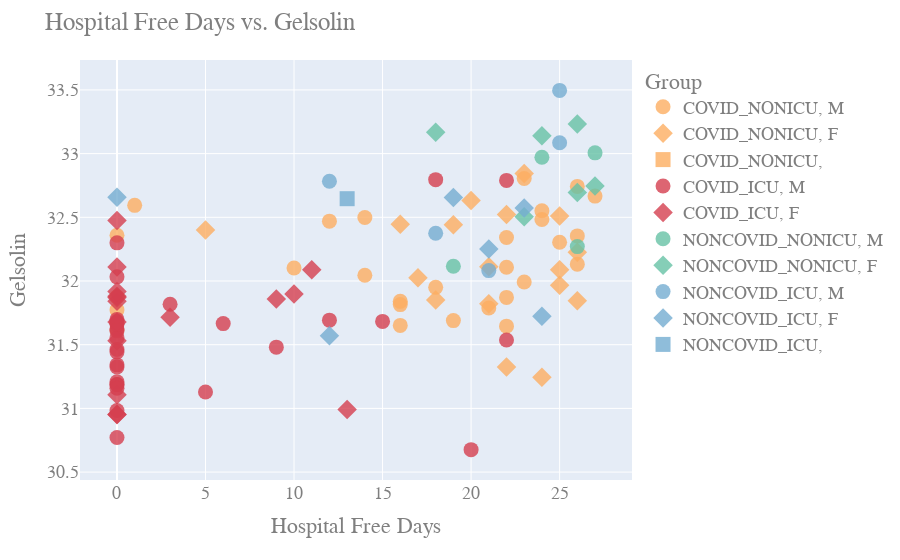

Notebook code for this chart:
### Code cell
import plotly.express as px

fig = px.scatter(proteomics_df, y="7974", x="Hospital_free_days", hover_data=['Gender', 'Age_less_than_90'],
                color=color_list,
                color_discrete_map=color_dict,
                symbol='Gender')

fig.update_traces(marker=dict(size=15, opacity=0.8))

fig.update_layout(
    title="Hospital Free Days vs. Gelsolin",
    legend_title_text='Group',
    xaxis_title='Hospital Free Days',
    yaxis_title='Gelsolin',
    showlegend=True,
    font=dict(
        family="Helvetica",
        size=18,
        color="#7f7f7f")
    )

fig.show()

### Figure 1 — Plotly figure (JSON) as saved in the notebook; plotly's stock layout.template omitted (floating-point values rounded to 4 significant figures)
{"data": [{"customdata": [["M", "39"], ["M", "63"], ["M", "33"], ["M", "49"], ["M", "49"], ["M", "45"], ["M", "37"], ["M", "48"], ["M", "54"], ["M", "51"], ["M", "81"], ["M", "68"], ["M", "87"], ["M", "71"], ["M", "62"], ["M", "55"], ["M", "49"], ["M", "84"], ["M", "81"], ["M", "82"], ["M", "55"], ["M", "80"], ["M", "27"], ["M", "67"], ["M", "80"], ["M", "49"], ["M", "51"], ["M", "81"], ["M", "84"], ["M", "83"]], "hovertemplate": "color=COVID_NONICU<br>Gender=%{customdata[0]}<br>Hospital_free_days=%{x}<br>7974=%{y}<br>Age_less_than_90=%{customdata[1]}<extra></extra>", "legendgroup": "COVID_NONICU, M", "marker": {"color": "#FDAE61", "opacity": 0.8, "size": 15, "symbol": "circle"}, "mode": "markers", "name": "COVID_NONICU, M", "showlegend": true, "type": "scatter", "x": ["0", "22", "1", "22", "10", "19", "22", "25", "16", "21", "23", "0", "26", "0", "27", "26", "26", "16", "12", "14", "22", "14", "23", "24", "18", "16", "24", "NA", "0", "NA"], "xaxis": "x", "y": [31.77, 31.87, 32.59, 32.11, 32.1, 31.69, 31.65, 32.3, 31.65, 31.79, 31.99, 31.62, 32.35, 31.88, 32.67, 32.74, 32.13, 31.81, 32.47, 32.5, 32.34, 32.05, 32.8, 32.55, 31.95, 31.84, 32.48, 31.53, 32.36, 31.79], "yaxis": "y"}, {"customdata": [["F", "38"], ["F", "52"], ["F", "70"], ["F", "64"], ["F", "58"], ["F", "58"], ["F", "35"], ["F", "33"], ["F", "30"], ["F", "54"], ["F", "66"], ["F", "77"], ["F", "50"], ["F", "85"], ["F", "75"], ["F", "52"], ["F", "90"], ["F", "86"], ["F", "29"], ["F", "24"], ["F", "74"]], "hovertemplate": "color=COVID_NONICU<br>Gender=%{customdata[0]}<br>Hospital_free_days=%{x}<br>7974=%{y}<br>Age_less_than_90=%{customdata[1]}<extra></extra>", "legendgroup": "COVID_NONICU, F", "marker": {"color": "#FDAE61", "opacity": 0.8, "size": 15, "symbol": "diamond"}, "mode": "markers", "name": "COVID_NONICU, F", "showlegend": true, "type": "scatter", "x": ["25", "20", "17", "19", "18", "21", "24", "22", "26", "21", "5", "25", "22", "NA", "NA", "25", "16", "NA", "23", "26", "NA"], "xaxis": "x", "y": [31.97, 32.63, 32.03, 32.44, 31.85, 31.82, 31.24, 31.32, 31.84, 32.11, 32.4, 32.51, 32.52, 32.08, 31.59, 32.09, 32.45, 31.84, 32.84, 32.23, 32.16], "yaxis": "y"}, {"customdata": [["", ""]], "hovertemplate": "color=COVID_NONICU<br>Gender=%{customdata[0]}<br>Hospital_free_days=%{x}<br>7974=%{y}<br>Age_less_than_90=%{customdata[1]}<extra></extra>", "legendgroup": "COVID_NONICU, ", "marker": {"color": "#FDAE61", "opacity": 0.8, "size": 15, "symbol": "square"}, "mode": "markers", "name": "COVID_NONICU, ", "showlegend": true, "type": "scatter", "x": [""], "xaxis": "x", "y": [32.12], "yaxis": "y"}, {"customdata": [["M", "78"], ["M", "62"], ["M", "50"], ["M", "55"], ["M", "68"], ["M", "62"], ["M", "66"], ["M", "43"], ["M", "76"], ["M", "55"], ["M", "55"], ["M", "63"], ["M", "54"], ["M", "50"], ["M", "72"], ["M", "68"], ["M", "66"], ["M", "74"], ["M", "46"], ["M", "62"], ["M", "78"], ["M", "73"], ["M", "37"], ["M", "65"], ["M", "57"], ["M", "79"], ["M", "37"], ["M", "71"], ["M", "74"], ["M", "62"], ["M", "61"], ["M", "76"], ["M", "71"], ["M", "58"]], "hovertemplate": "color=COVID_ICU<br>Gender=%{customdata[0]}<br>Hospital_free_days=%{x}<br>7974=%{y}<br>Age_less_than_90=%{customdata[1]}<extra></extra>", "legendgroup": "COVID_ICU, M", "marker": {"color": "#D53E4F", "opacity": 0.8, "size": 15, "symbol": "circle"}, "mode": "markers", "name": "COVID_ICU, M", "showlegend": true, "type": "scatter", "x": ["0", "0", "5", "0", "0", "18", "15", "0", "0", "6", "9", "0", "0", "0", "0", "0", "12", "3", "0", "22", "0", "0", "0", "0", "20", "0", "NA", "0", "0", "NA", "22", "NA", "NA", "NA"], "xaxis": "x", "y": [31.21, 31.46, 31.13, 31.34, 31.19, 32.8, 31.68, 31.19, 31.68, 31.67, 31.48, 31.55, 31.7, 31.16, 31.44, 31.67, 31.69, 31.82, 30.98, 31.54, 31.33, 31.62, 30.77, 32.3, 30.68, 31.61, 31.33, 31.66, 32.03, 32.13, 32.79, 32.05, 31.46, 31.59], "yaxis": "y"}, {"customdata": [["F", "64"], ["F", "41"], ["F", "71"], ["F", "63"], ["F", "80"], ["F", "21"], ["F", "83"], ["F", "62"], ["F", "72"], ["F", "62"], ["F", "78"], ["F", "39"], ["F", "55"], ["F", "73"], ["F", "55"], ["F", "82"], ["F", "81"]], "hovertemplate": "color=COVID_ICU<br>Gender=%{customdata[0]}<br>Hospital_free_days=%{x}<br>7974=%{y}<br>Age_less_than_90=%{customdata[1]}<extra></extra>", "legendgroup": "COVID_ICU, F", "marker": {"color": "#D53E4F", "opacity": 0.8, "size": 15, "symbol": "diamond"}, "mode": "markers", "name": "COVID_ICU, F", "showlegend": true, "type": "scatter", "x": ["0", "10", "0", "0", "0", "11", "0", "3", "0", "0", "0", "NA", "13", "0", "9", "0", "0"], "xaxis": "x", "y": [31.88, 31.9, 31.53, 31.68, 31.84, 32.09, 30.95, 31.72, 31.87, 31.11, 32.47, 31.23, 30.99, 30.95, 31.86, 32.11, 31.92], "yaxis": "y"}, {"customdata": [["M", "90"], ["M", "71"], ["M", "63"], ["M", "62"]], "hovertemplate": "color=NONCOVID_NONICU<br>Gender=%{customdata[0]}<br>Hospital_free_days=%{x}<br>7974=%{y}<br>Age_less_than_90=%{customdata[1]}<extra></extra>", "legendgroup": "NONCOVID_NONICU, M", "marker": {"color": "#66C2A5", "opacity": 0.8, "size": 15, "symbol": "circle"}, "mode": "markers", "name": "NONCOVID_NONICU, M", "showlegend": true, "type": "scatter", "x": ["24", "19", "26", "27"], "xaxis": "x", "y": [32.97, 32.12, 32.27, 33.01], "yaxis": "y"}, {"customdata": [["F", "54"], ["F", "83"], ["F", "49"], ["F", "58"], ["F", "42"], ["F", "32"]], "hovertemplate": "color=NONCOVID_NONICU<br>Gender=%{customdata[0]}<br>Hospital_free_days=%{x}<br>7974=%{y}<br>Age_less_than_90=%{customdata[1]}<extra></extra>", "legendgroup": "NONCOVID_NONICU, F", "marker": {"color": "#66C2A5", "opacity": 0.8, "size": 15, "symbol": "diamond"}, "mode": "markers", "name": "NONCOVID_NONICU, F", "showlegend": true, "type": "scatter", "x": ["18", "26", "27", "24", "23", "26"], "xaxis": "x", "y": [33.17, 32.69, 32.75, 33.14, 32.5, 33.23], "yaxis": "y"}, {"customdata": [["M", "65"], ["M", "65"], ["M", "50"], ["M", "67"], ["M", "82"], ["M", "65"], ["M", "88"]], "hovertemplate": "color=NONCOVID_ICU<br>Gender=%{customdata[0]}<br>Hospital_free_days=%{x}<br>7974=%{y}<br>Age_less_than_90=%{customdata[1]}<extra></extra>", "legendgroup": "NONCOVID_ICU, M", "marker": {"color": "#74ADD1", "opacity": 0.8, "size": 15, "symbol": "circle"}, "mode": "markers", "name": "NONCOVID_ICU, M", "showlegend": true, "type": "scatter", "x": ["12", "NA", "25", "21", "25", "18", "NA"], "xaxis": "x", "y": [32.78, 31.83, 33.5, 32.08, 33.08, 32.37, 31.89], "yaxis": "y"}, {"customdata": [["F", "75"], ["F", "53"], ["F", "75"], ["F", "40"], ["F", "84"], ["F", "66"], ["F", "62"]], "hovertemplate": "color=NONCOVID_ICU<br>Gender=%{customdata[0]}<br>Hospital_free_days=%{x}<br>7974=%{y}<br>Age_less_than_90=%{customdata[1]}<extra></extra>", "legendgroup": "NONCOVID_ICU, F", "marker": {"color": "#74ADD1", "opacity": 0.8, "size": 15, "symbol": "diamond"}, "mode": "markers", "name": "NONCOVID_ICU, F", "showlegend": true, "type": "scatter", "x": ["0", "21", "19", "12", "24", "NA", "23"], "xaxis": "x", "y": [32.66, 32.25, 32.66, 31.57, 31.72, 31.78, 32.57], "yaxis": "y"}, {"customdata": [["", "83"]], "hovertemplate": "color=NONCOVID_ICU<br>Gender=%{customdata[0]}<br>Hospital_free_days=%{x}<br>7974=%{y}<br>Age_less_than_90=%{customdata[1]}<extra></extra>", "legendgroup": "NONCOVID_ICU, ", "marker": {"color": "#74ADD1", "opacity": 0.8, "size": 15, "symbol": "square"}, "mode": "markers", "name": "NONCOVID_ICU, ", "showlegend": true, "type": "scatter", "x": ["13"], "xaxis": "x", "y": [32.65], "yaxis": "y"}], "layout": {"autosize": true, "font": {"color": "#7f7f7f", "family": "Helvetica", "size": 18}, "legend": {"title": {"text": "Group"}, "tracegroupgap": 0}, "margin": {"t": 60}, "showlegend": true, "title": {"text": "Hospital Free Days vs. Gelsolin"}, "xaxis": {"anchor": "y", "autorange": true, "domain": [0, 1], "range": [-1.951, 28.95], "title": {"text": "Hospital Free Days"}, "type": "linear"}, "yaxis": {"anchor": "x", "autorange": true, "domain": [0, 1], "range": [30.41, 33.77], "title": {"text": "Gelsolin"}, "type": "linear"}}}
